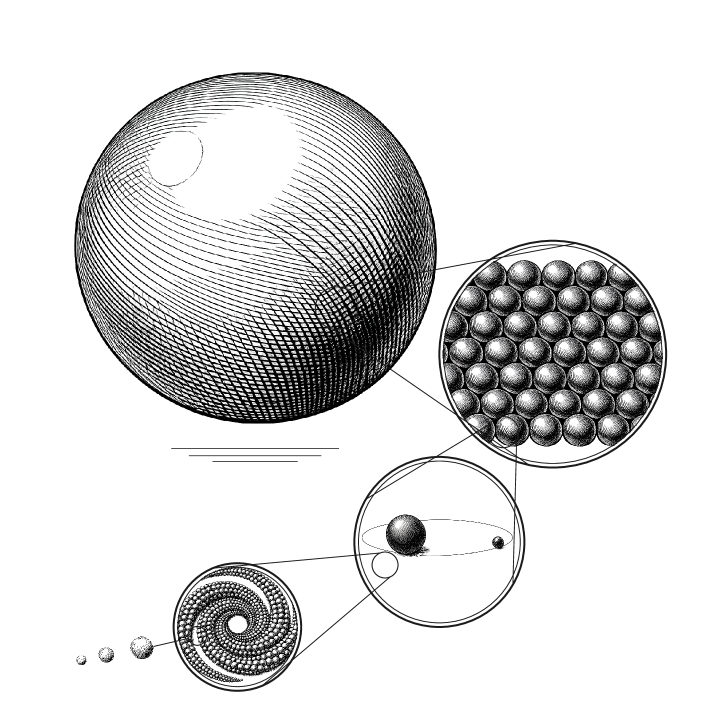
#> input picture cover/cover_recursive_ball.png, 1417 x 1417 px (shown at 1/2 size)
$ python gen_sanguine.py
#> lines starting #> are read from the running program, lines starting #| are printed output that depends on the picture; after the words box and inside, x2 and y2 are one past the last pixel; in counts of white or black regions, pixels touching at a corner belong together
# SPDX-FileCopyrightText: 2026 Niels Bonde Jensen
# SPDX-License-Identifier: MIT
"""Pull the cover plate in sanguine ink.

Reads the locked master `cover_recursive_ball.png` and writes
`cover_recursive_ball_sanguine.png`, mapping the drawing's luminance onto a
three-point colour ramp. The master is never modified; delete the derivative
and re-run this to rebuild it byte-for-byte.

WHY A TRITONE AND NOT A TINT. The master is monochrome and strongly bimodal:
over its visible (non-transparent) pixels, 40.2% fall below luminance 64 and
46.1% above 200, with a nearly empty middle. It is black hatching plus white
highlight and very little else. At storefront thumbnail size (90 px) the
hatching optically averages toward the ramp's MIDPOINT, so a two-point tint
that darkens the shadows and leaves the highlights at paper reproduces the
same grey average with a faint cast -- all the work, none of the fix. Putting
a warm midtone in is the whole trick: it fills the tonal hole the drawing
leaves, which is exactly where the eye lands when the detail disappears.

WHERE THE MIDTONE SITS MATTERS AS MUCH AS WHAT COLOUR IT IS. BREAK is the
luminance at which the ramp turns: below it the drawing interpolates
SHADOW->MID, above it MID->HIGH. The obvious 0.5 is wrong for this drawing.
With the mass at <0.25 and >0.78, a 0.5 break carries the whole light-hatching
population 60-80% of the way to near-white, so the arriving thumbnail colour is
the midtone diluted into a milky taupe -- measured at #C4B5A7, luminance 182,
against a target of ~165. At BREAK = 0.68 that same mass lands only a quarter
to a third up the mid->high leg and arrives warm, while the true glare at
0.95-1.0 still reaches HIGH, so the ball keeps its highlight and its shape.

Ramp values are Fable's colour direction of 2026-08-20, tuned against the built
result on the same day, and adopted by the author. They sit deliberately inside
hard print limits, all of which are ceilings and not preferences:
  - SHADOW #331B17 is ~240% total ink, at KDP's coverage ceiling. Do not darken:
    a #2A1210-class shadow puts the dense inset hatching over TAC and it prints
    as a brown-black slab.
  - MID is one notch deeper and redder than the screen ideal on purpose. POD
    comes back browner and darker than screen; that shift is already priced in.
    Do NOT correct back toward red after seeing a proof or the reprint chases
    its own tail. Floor: value >= ~45%, saturation <= ~65%.
  - HIGH IS THE GROUND, and this is the whole point rather than a coincidence.
    38.9% of the drawing sits at luminance 0.95+ -- not the specular glare,
    which is a small unhatched disc, but the paper gaps *inside* the hatching,
    drawn as opaque white. Pinning that mass to anything brighter than the
    ground prints a second, whiter "paper" inside the ball, which is what made
    it read as a glowing pale mushroom at thumbnail size. At HIGH = the ground
    the gaps ARE the paper, as in a real steel engraving, and the ball becomes
    a warm solid object. The glare survives because it reads by local contrast
    against surrounding line work, not by absolute luminance above the page.
    The floor is the ground itself: a step below (#E4D9BE was tested) inverts
    the highlight into ink where the drawing says paper, the glare dies and the
    tint drifts to a dead olive. If the proof shows dot gain closing the
    hatching gaps, the fix is NOT darker ink -- raise HIGH a half step to
    #F1E9D6 and rebuild. That is the only sanctioned fallback.
  - BREAK 0.68 is the ask, 0.70 the tolerance, 0.72 the wall. Past the wall the
    paper gaps inside the hatching tint so heavily that the plate reads as
    printed on toned stock and the engraving identity dies.

Run from cover/:  python gen_sanguine.py
"""
import os

import numpy as np
from PIL import Image

SHADOW, MID, HIGH = "331B17", "874531", "EDE4CE"
BREAK = 0.68
HERE = os.path.dirname(os.path.abspath(__file__))
MASTER = os.path.join(HERE, "cover_recursive_ball.png")
DERIVATIVE = os.path.join(HERE, "cover_recursive_ball_sanguine.png")


def rgb(h):
    return np.array([int(h[i:i + 2], 16) for i in (0, 2, 4)], dtype=float)


src = Image.open(MASTER).convert("RGBA")
#> src is the input picture: PIL image 1417x1417 RGBA; mean R, G, B, A 108.3, 108.4, 108.4, 77.1
a = np.asarray(src, dtype=float)
lum = (0.299 * a[..., 0] + 0.587 * a[..., 1] + 0.114 * a[..., 2]) / 255.0
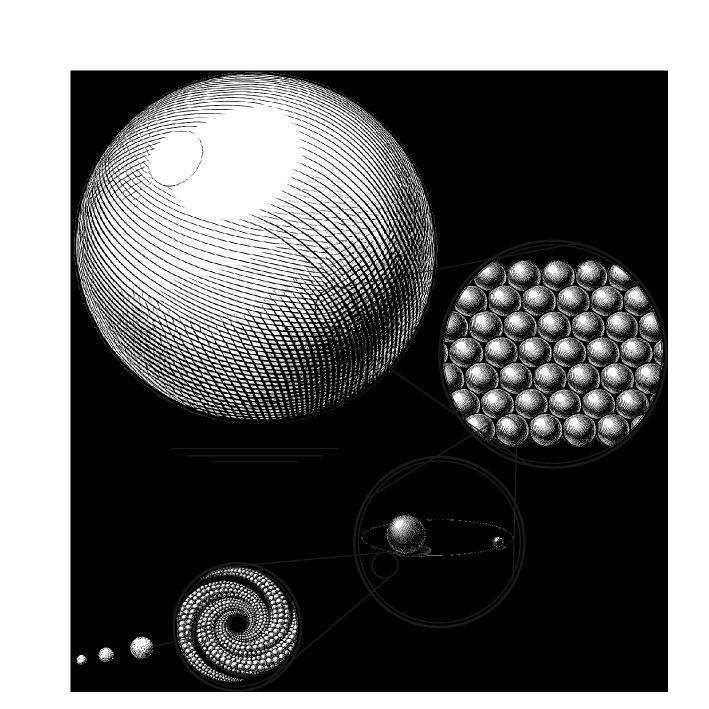
#> lum: shape (1417, 1417) float64 (shown at 1/2 size); min 0, max 1, mean 0.425

s, m, h = rgb(SHADOW), rgb(MID), rgb(HIGH)
t = np.clip(lum, 0.0, 1.0)[..., None]
out = np.where(t < BREAK,
               s + (m - s) * (t / BREAK),
               m + (h - m) * ((t - BREAK) / (1.0 - BREAK)))
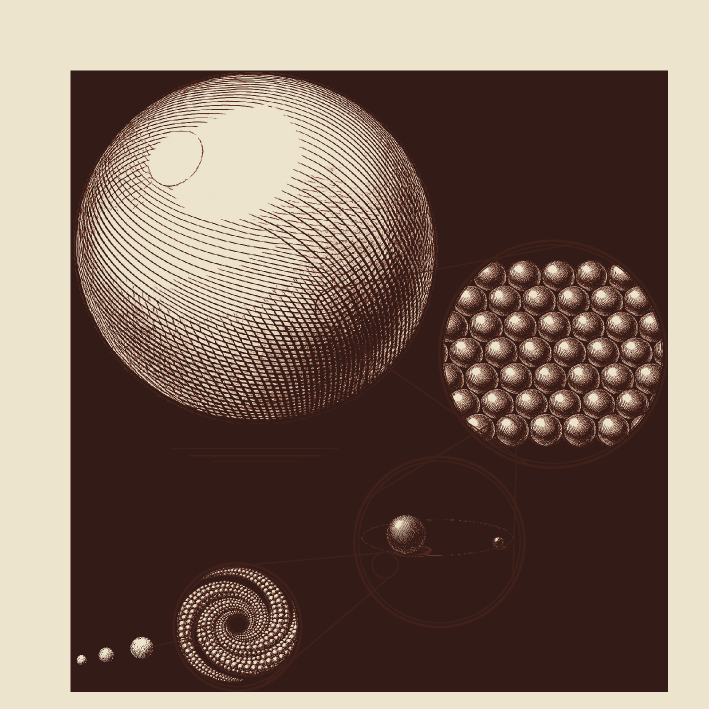
#> out: shape (1417, 1417, 3) float64 (shown at 1/2 size); mean of channels 0, 1, 2 128, 107.8, 96; drawn as R, G, B
out = np.concatenate([np.clip(out, 0, 255), a[..., 3:]], axis=2).astype(np.uint8)
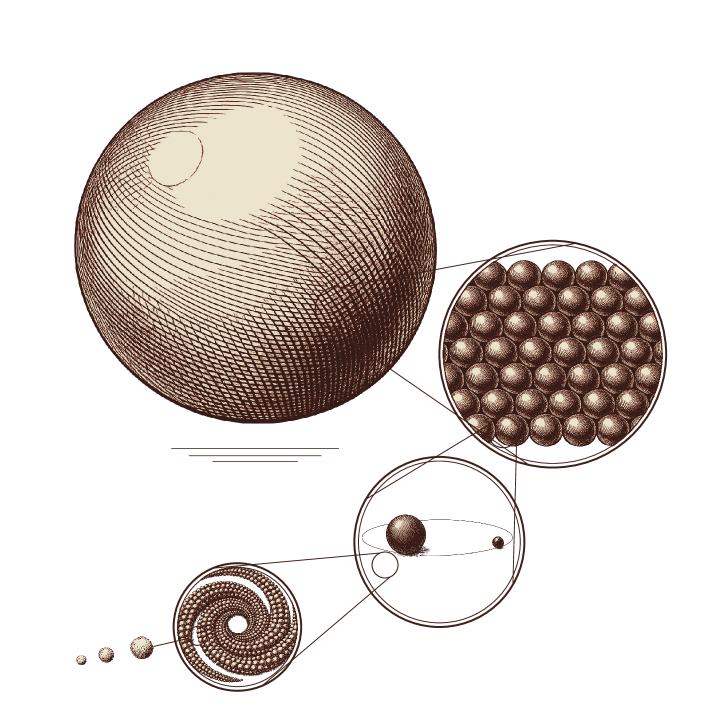
#> out: shape (1417, 1417, 4) (shown at 1/2 size); mean of channels 0, 1, 2, 3 127.8, 107.7, 95.8, 77.1; transparent parts drawn white
Image.fromarray(out).save(DERIVATIVE)

vis = a[..., 3] / 255.0 > 0.25
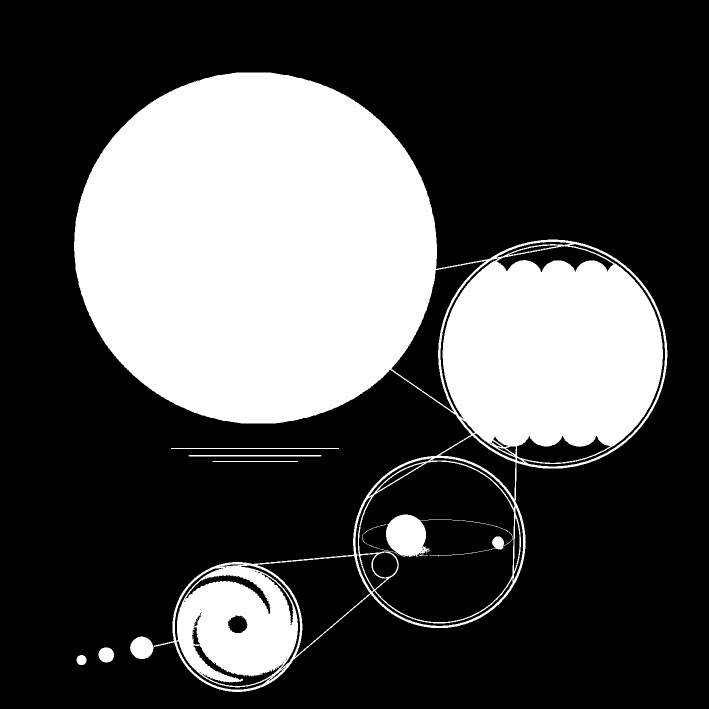
#> vis: shape (1417, 1417) bool (shown at 1/2 size); 30.6% white; 16 white regions (8 under 20 px), largest, box (x1, y1, x2, y2) and area: (148, 145, 1335, 1384) 609748, (377, 910, 643, 913) 794, (859, 1041, 1026, 1112) 753
print("master     : %s  %.1f%% of the frame is drawing" % (src.size, 100 * vis.mean()))
#| master     : (1417, 1417)  30.6% of the frame is drawing
print("ramp       : %s -> %s -> %s, break at %.2f" % (SHADOW, MID, HIGH, BREAK))
print("tonal hole : %.1f%% below 0.25 luminance, %.1f%% above 0.78, %.1f%% between"
      % (100 * (lum[vis] < 0.25).mean(), 100 * (lum[vis] > 0.78).mean(),
         100 * ((lum[vis] >= 0.25) & (lum[vis] <= 0.78)).mean()))
#| tonal hole : 40.1% below 0.25 luminance, 46.3% above 0.78, 13.6% between

# What the eye actually receives at thumbnail size. This is the number the
# ramp is tuned against, so the generator reports it rather than leaving it to
# be rediscovered: target ~#AC8570, luminance ~165, saturation ~0.24.
ground = rgb("EDE4CE")
alpha = (a[..., 3:] / 255.0)
flat = out[..., :3] * alpha + ground * (1 - alpha)
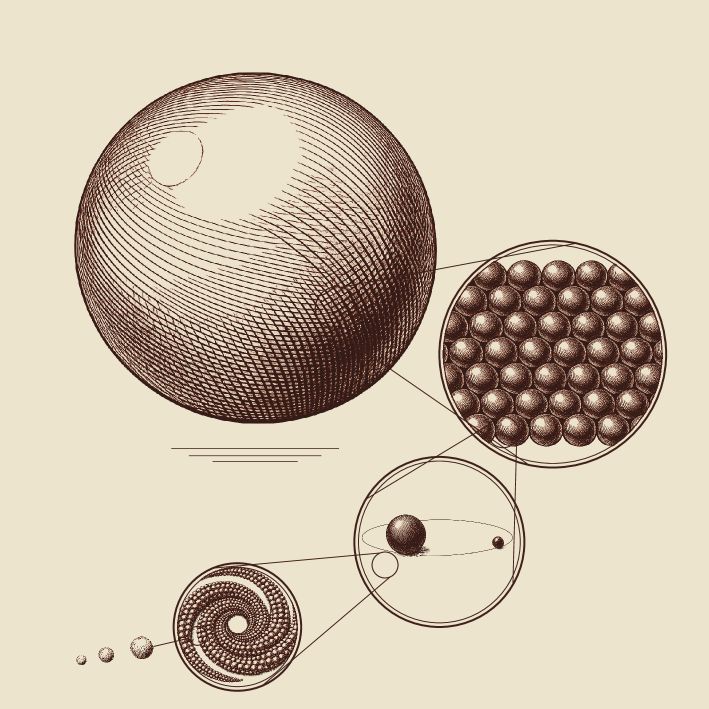
#> flat: shape (1417, 1417, 3) float64 (shown at 1/2 size); mean of channels 0, 1, 2 209, 195.5, 175.8; drawn as R, G, B
w = flat.shape[1]
#> w = 1417
ball = flat[int(0.10 * w):int(0.62 * w), int(0.04 * w):int(0.56 * w)]
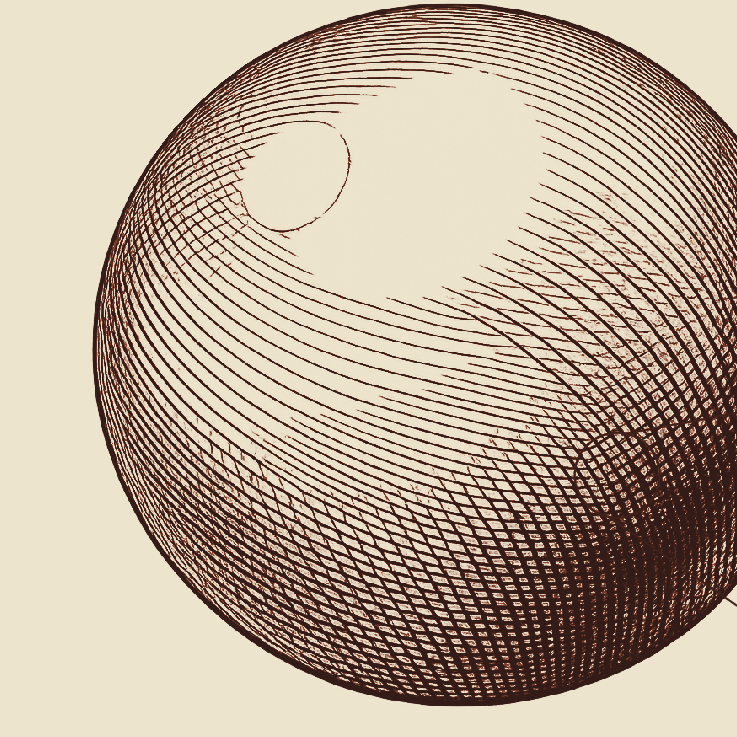
#> ball: shape (737, 737, 3) float64; mean of channels 0, 1, 2 188.6, 171.6, 153.6; drawn as R, G, B
small = np.asarray(Image.fromarray(ball.astype(np.uint8)).resize((36, 36), Image.LANCZOS),
                   dtype=float).reshape(-1, 3)
#> small = 1296 rows, first 8: [237, 228, 206], [237, 228, 206], [237, 228, 206], [237, 228, 206], [237, 228, 206], [237, 228, 206], [237, 228, 206], [237, 228, 206]
mean = small.mean(axis=0)
#> mean = [188.5, 171.5, 153.5]
mx, mn = small.max(axis=1), small.min(axis=1)
#> mx = 1296 values, max 251 at index 1281, min 57 at index 1180, mean 188.5; mn = 1296 values, max 220 at index 1281, min 22 at index 1146, mean 153.5
sat = np.where(mx > 0, (mx - mn) / np.maximum(mx, 1), 0).mean()
#> sat = 0.214
print("arrival    : optical mean #%02X%02X%02X  luminance %.1f  saturation %.3f"
      % (int(mean[0]), int(mean[1]), int(mean[2]), mean.mean(), sat))
#| arrival    : optical mean #BCAB99  luminance 171.2  saturation 0.214
print("wrote      : %s" % os.path.basename(DERIVATIVE))
